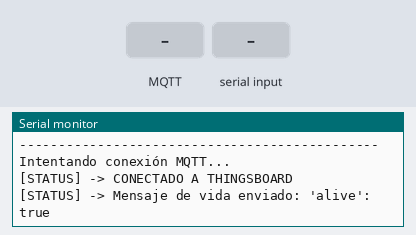
Recording of a sketch running on a simulated ESP8266 (NodeMCU). On the bench: the last lines printed to the serial monitor. The inputs (shaded band) are chosen by the test bench. WiFi joins after 1.5 s; servers stay silent unless stated; no MQTT or app messages arrive unless stated.

Above: at 2.7 s.
2.8 s: MQTT message "OK_RES" arrives on the first subscribed topic
At 3.7 s:
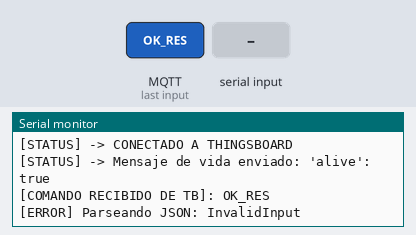
4.3 s: "STATUS,1\n" received over the second serial link
At 5.0 s:
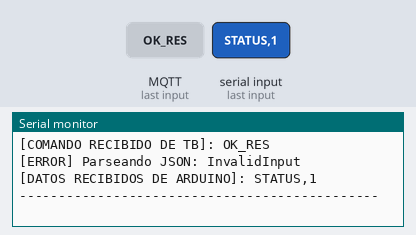
5.8 s: MQTT message "===" arrives on the first subscribed topic
At 7.0 s:
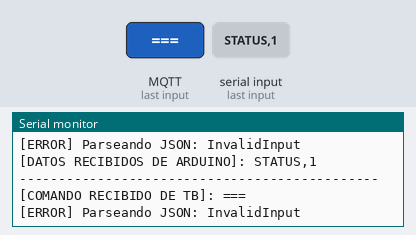
7.3 s: "OK_RES\n" received over the second serial link
At 8.5 s:
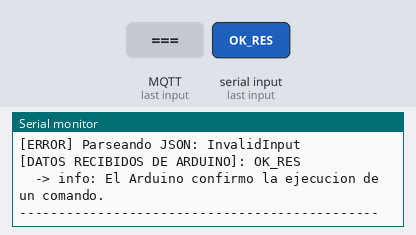
8.8 s: MQTT message "STATUS" arrives on the first subscribed topic
At 9.5 s:
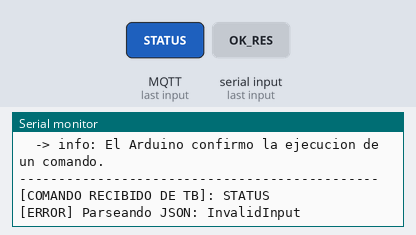
10.3 s: "===\n" received over the second serial link
At 10.7 s:
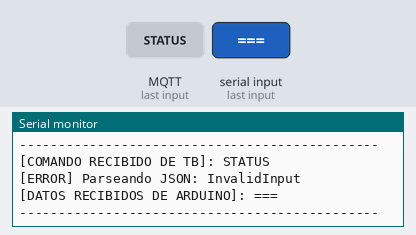

The sketch:

nodemcu.ino
```cpp
// ===================================================
// NODEMCU - solo hace de puente entre thingsboard y arduino
// TP IoT - Control PI LED - UTN FRRO ISI 4K01
// Agustín Barroso Bollero - 52818
// Victoria Caracchi - 53482
// Lautaro Ponce - 52898
// Tomás Ramos - 52216
// Irina Repupilli - 52417
// Enrico Reschini - 52973
// ===================================================

#include <ESP8266WiFi.h>
#include <PubSubClient.h>
#include <ArduinoJson.h>
#include <SoftwareSerial.h>

// Teniamos conflicto con la comunicación del arduino, tuvimos que especificar otros dos puertos
SoftwareSerial arduinoSerial(D1, D2);


const char* ssid = " wifi ";
const char* password = " contrasena ";


const char* mqttServer = "thingsboard.cloud";
const int mqttPort = 1883;
const char* accessToken = "wfxxf115zzzlqyusg1bl";

unsigned long lastTelemetryTime = 0;
const unsigned long telemetryInterval = 1000;

String arduinoData = "";

WiFiClient wifiClient;
PubSubClient client(wifiClient);

void setup_wifi() {
  delay(10);
  Serial.println("\n=== DIAGNOSTICO DE CONEXION ===");
  Serial.print("Conectando a: ");
  Serial.println(ssid);
  WiFi.mode(WIFI_STA);
  WiFi.setPhyMode(WIFI_PHY_MODE_11G);
  WiFi.begin(ssid, password);

  int intentos = 0;
  while (WiFi.status() != WL_CONNECTED && intentos < 100) {
    delay(500);
    Serial.print(".");
    intentos++;
  }

  if (WiFi.status() == WL_CONNECTED) {
    Serial.println("\n[STATUS] -> CONECTADO A INTERNET");
    Serial.print("[IP ASIGNADA]: ");
    Serial.println(WiFi.localIP());
  } else {
    Serial.println("\n[ERROR] No se pudo conectar. Codigo de estado: ");
    switch (WiFi.status()) {
      case WL_NO_SSID_AVAIL:
        Serial.println("WL_NO_SSID_AVAIL -> El NodeMCU no encuentra ninguna red con ese nombre.");
        break;
      case WL_CONNECT_FAILED:
        Serial.println("WL_CONNECT_FAILED -> La contrasenia es incorrecta o la conexion fue rechazada.");
        break;
      case WL_IDLE_STATUS:
        Serial.println("WL_IDLE_STATUS -> El modulo esta cambiando de estado (espera un momento).");
        break;
      default:
        Serial.print("Codigo desconocido: ");
        Serial.println(WiFi.status());
        break;
    }
  }
}
void sendTelemetry(String data) {
  if (!client.connected()) return;

  String values[11];

  // Procesamos lo recibido
  for (int i = 0; i < 11; i++) {
    int coma = data.indexOf(',');

    if (coma == -1) {
      // Si ya no hay más comas, este es el último dato
      values[i] = data;
      values[i].trim();
      break;
    }

    // Extraemos hasta la posición de la coma
    values[i] = data.substring(0, coma);
    values[i].trim();

    // Descartamos lo que ya guardamos y nos quedamos con el resto
    data = data.substring(coma + 1);
  }

  // Armamos el JSON con los datos
  StaticJsonDocument<256> doc;
  doc["y"] = values[0].toInt();             // Iluminación (ui)
  doc["y_percent"] = values[1].toFloat();   // Iluminación (%)
  doc["r"] = values[2].toInt();             // Setpoint (ui)
  doc["r_percent"] = values[3].toFloat();   // Setpoint (%)
  doc["u"] = values[4].toInt();             // PWM Bruto
  doc["u_percent"] = values[5].toFloat();   // PWM Aplicado
  doc["kp"] = values[6].toFloat();          // KP Actual
  doc["ki"] = values[7].toFloat();          // KI Actual
  doc["e"] = values[8].toFloat();           // Error
  doc["e_percent"] = values[9].toFloat();   // Error (%)
  doc["mode"] = values[10];                 // Modo de control

  //junta todo y lo envía a tb
  char jsonBuffer[256];
  serializeJson(doc, jsonBuffer);
  if (client.publish("v1/devices/me/telemetry", jsonBuffer)) {
    Serial.print("[DATOS ENVIADOS A THINGSBOARD]: ");
    Serial.println(jsonBuffer);
  }
}

//metodo para agarrar lo que manda tb y pasarlo al arduino
void callback(char* topic, byte* payload, unsigned int length) {
  String message;
  for (int i = 0; i < length; i++) {
    message += (char)payload[i];
  }

  Serial.print("[COMANDO RECIBIDO DE TB]: ");
  Serial.println(message);

  StaticJsonDocument<256> doc;
  DeserializationError error = deserializeJson(doc, message);

  if (error) {
    Serial.print("[ERROR] Parseando JSON: ");
    Serial.println(error.c_str());
    return;
  }

  const char* method = doc["method"];
  String params = doc["params"].as<String>();

  String comando = String(method) + ":" + params;

  arduinoSerial.println(comando);

  Serial.print("[REENVIADO A ARDUINO]: ");
  Serial.println(comando);
}

//metodo para la conexion, cuando se conecta envía una señal de vida
void reconnect() {
  while (!client.connected()) {
    Serial.print("Intentando conexión MQTT...");
    if (client.connect("ESP8266Client", accessToken, NULL)) {
      Serial.println("\n[STATUS] -> CONECTADO A THINGSBOARD");

      // --- SEÑAL DE VIDA AL CONECTARSE ---
      StaticJsonDocument<64> aliveDoc;
      aliveDoc["alive"] = true;
      char aliveBuffer[64];
      serializeJson(aliveDoc, aliveBuffer);

      if (client.publish("v1/devices/me/telemetry", aliveBuffer)) {
        Serial.println("[STATUS] -> Mensaje de vida enviado: 'alive': true");
      }

      client.subscribe("v1/devices/me/rpc/request/+");
    } else {
      Serial.print("[FALLO] rc=");
      Serial.print(client.state());
      Serial.println(" Reintentando en 5 segundos...");
      delay(5000);
    }
  }
}

void setup() {
  Serial.begin(115200);
  arduinoSerial.begin(9600);

  setup_wifi();
  client.setServer(mqttServer, mqttPort);
  client.setCallback(callback);

  Serial.println("[STATUS] -> PUENTE LISTO");
  Serial.println("----------------------------------------------");
}

void loop() {
  if (!client.connected()) {
    reconnect();
  }
  client.loop();

  while (arduinoSerial.available() > 0) {
    char c = arduinoSerial.read();
    arduinoData += c;

    if (c == '\n') {
      arduinoData.trim();

      Serial.print("[DATOS RECIBIDOS DE ARDUINO]: ");
      Serial.println(arduinoData);

      if (arduinoData.startsWith("OK_RES")) {
        Serial.print("  -> info: El Arduino confirmo la ejecucion de un comando.\n");
      }
      else {
        int comaCount = 0;
        for (int i = 0; i < arduinoData.length(); i++) {
          if (arduinoData[i] == ',') comaCount++;
        }

        if (comaCount == 10) {
          sendTelemetry(arduinoData);
        }
        else if (arduinoData.length() > 0 && !arduinoData.startsWith("===") && !arduinoData.startsWith("STATUS")) {
          Serial.println("  -> info: Trama no reconocida como telemetria completa.");
        }
      }

      Serial.println("----------------------------------------------");
      arduinoData = "";
    }

    yield();
  }

  if (millis() - lastTelemetryTime >= telemetryInterval) {
    lastTelemetryTime = millis();
  }
}
```

Measured:
- after the input at 2.8 s, the serial monitor: prints a new line at once (image 1)
- after the input at 4.3 s, the serial monitor: prints a new line at once (image 2)
- after the input at 5.8 s, the serial monitor: prints a new line at once (image 3)
- after the input at 7.3 s, the serial monitor: prints a new line at once (image 4)
- after the input at 8.8 s, the serial monitor: prints a new line at once (image 5)
- after the input at 10.3 s, the serial monitor: prints a new line at once (image 6)
